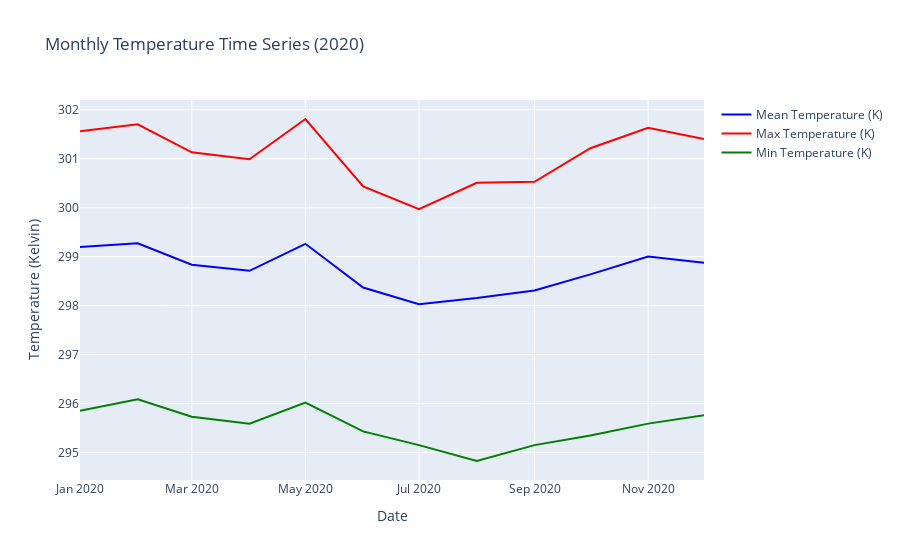

Here is the notebook cell this chart was saved with:
### Markdown cell above
## Plot the temperature data using Plotly

### Code cell
fig = go.Figure()

# Add traces for Mean, Max, and Min Temperature
fig.add_trace(go.Scatter(x=data['Date'], y=data['Mean Temperature (K)'], mode='lines', name='Mean Temperature (K)', line=dict(color='blue')))
fig.add_trace(go.Scatter(x=data['Date'], y=data['Max Temperature (K)'], mode='lines', name='Max Temperature (K)', line=dict(color='red')))
fig.add_trace(go.Scatter(x=data['Date'], y=data['Min Temperature (K)'], mode='lines', name='Min Temperature (K)', line=dict(color='green')))

# Update layout
fig.update_layout(
    title='Monthly Temperature Time Series (2020)',
    xaxis_title='Date',
    yaxis_title='Temperature (Kelvin)'
    # template='plotly_dark'
)

# Show the plot
fig.show()

# Optional: Include the download link for CSV
download_csv_link = '''
<a download="temperature_time_series.csv" href="data:text/csv;charset=utf-8,{csv}" 
style="margin-top:10px;display:block;text-align:center;">Download CSV</a>
'''.format(csv=data.to_csv(index=False, encoding='utf-8').replace('\n', '%0A').replace(',', '%2C'))

display(HTML(download_csv_link))

### Figure 1 — Plotly figure (JSON) as saved in the notebook; plotly's stock layout.template omitted (floating-point values rounded to 4 significant figures)
{"data": [{"line": {"color": "blue"}, "mode": "lines", "name": "Mean Temperature (K)", "type": "scatter", "x": ["2020-01-01T00:00:00", "2020-02-01T00:00:00", "2020-03-01T00:00:00", "2020-04-01T00:00:00", "2020-05-01T00:00:00", "2020-06-01T00:00:00", "2020-07-01T00:00:00", "2020-08-01T00:00:00", "2020-09-01T00:00:00", "2020-10-01T00:00:00", "2020-11-01T00:00:00", "2020-12-01T00:00:00"], "y": [299.2, 299.3, 298.8, 298.7, 299.3, 298.4, 298.0, 298.2, 298.3, 298.6, 299.0, 298.9]}, {"line": {"color": "red"}, "mode": "lines", "name": "Max Temperature (K)", "type": "scatter", "x": ["2020-01-01T00:00:00", "2020-02-01T00:00:00", "2020-03-01T00:00:00", "2020-04-01T00:00:00", "2020-05-01T00:00:00", "2020-06-01T00:00:00", "2020-07-01T00:00:00", "2020-08-01T00:00:00", "2020-09-01T00:00:00", "2020-10-01T00:00:00", "2020-11-01T00:00:00", "2020-12-01T00:00:00"], "y": [301.6, 301.7, 301.1, 301.0, 301.8, 300.4, 300.0, 300.5, 300.5, 301.2, 301.6, 301.4]}, {"line": {"color": "green"}, "mode": "lines", "name": "Min Temperature (K)", "type": "scatter", "x": ["2020-01-01T00:00:00", "2020-02-01T00:00:00", "2020-03-01T00:00:00", "2020-04-01T00:00:00", "2020-05-01T00:00:00", "2020-06-01T00:00:00", "2020-07-01T00:00:00", "2020-08-01T00:00:00", "2020-09-01T00:00:00", "2020-10-01T00:00:00", "2020-11-01T00:00:00", "2020-12-01T00:00:00"], "y": [295.9, 296.1, 295.7, 295.6, 296.0, 295.4, 295.1, 294.8, 295.2, 295.3, 295.6, 295.8]}], "layout": {"autosize": true, "title": {"text": "Monthly Temperature Time Series (2020)"}, "xaxis": {"autorange": true, "range": ["2020-01-01", "2020-12-01"], "title": {"text": "Date"}, "type": "date"}, "yaxis": {"autorange": true, "range": [294.4, 302.2], "title": {"text": "Temperature (Kelvin)"}, "type": "linear"}}}
